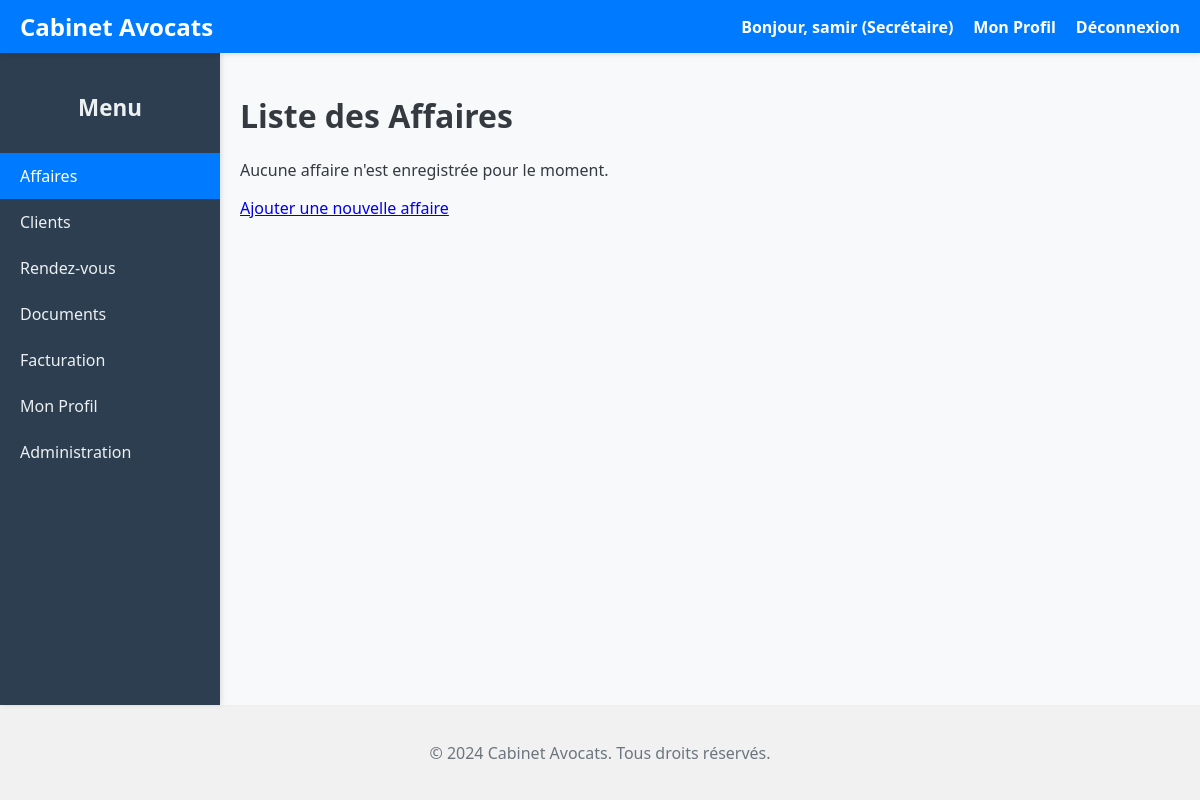
The app's page /affaires/ (signed in), older data.
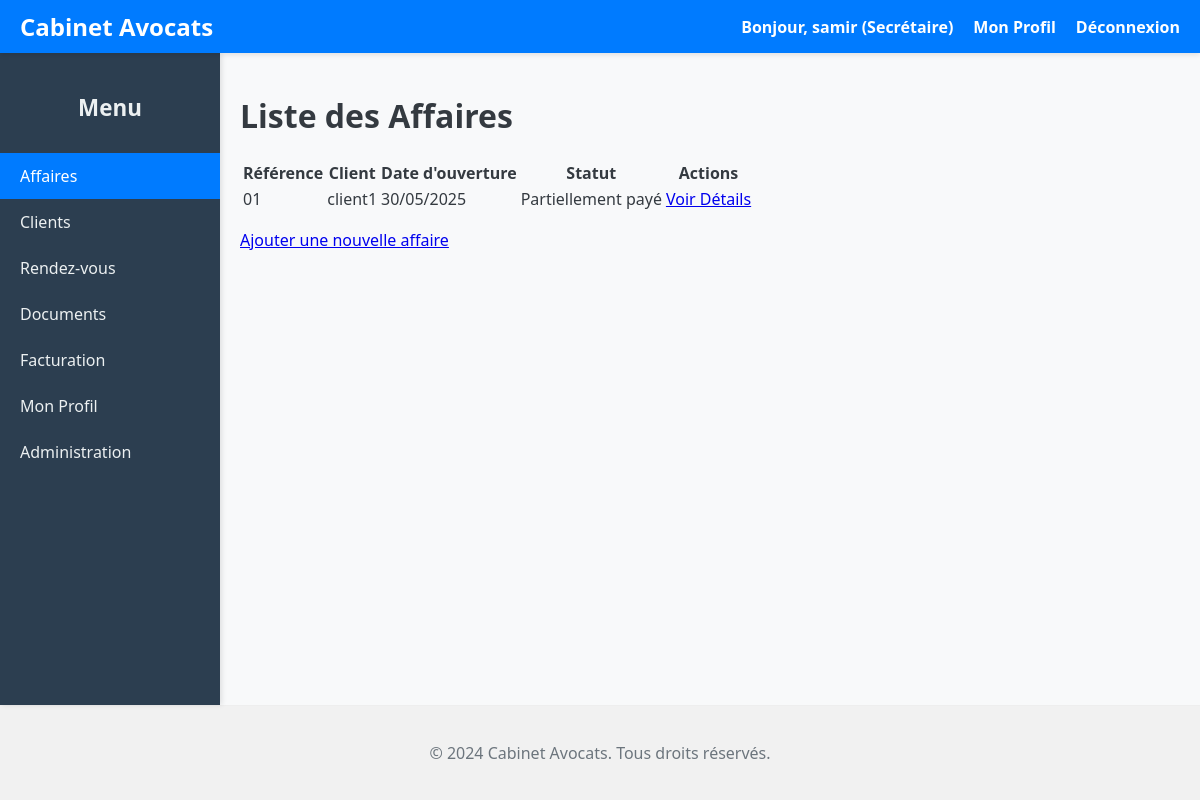
The same page, newer data.
### affaire/models.py (models this page shows, shortened)
class Affaire(models.Model):
    STATUT_CHOICES = [
        ('EN_ATTENTE', 'En attente'),
        ('PAYE', 'Payé'),
        ('PARTIELLEMENT_PAYE', 'Partiellement payé'),
        ('ANNULE', 'Annulé'),
        ('CLOTURE', 'Clôturé'),
    ]
    client = models.ForeignKey( Client, on_delete=models.CASCADE, verbose_name="Client associé", related_name="affaires")
    reference = models.CharField( max_length=50, unique=True, verbose_name="Référence de l'affaire")
    date_ouverture = models.DateField( verbose_name="Date d'ouverture", null=True, blank=True)
    statut = models.CharField( max_length=20, choices=STATUT_CHOICES, verbose_name="Statut de l'affaire", default='EN_ATTENTE')
    description = models.TextField( verbose_name="Description détaillée", blank=True )
    avocat_responsable = models.ForeignKey(
        Utilisateur,  # Utilisation de votre modèle personnalisé
        on_delete=models.SET_NULL,
        null=True,
        blank=True,
        verbose_name="Avocat responsable",
        related_name="affaires_en_charge",
        limit_choices_to={'role': 'AVOCAT'}  # Restreint le choix aux utilisateurs avec rôle AVOCAT
    )
    titre = models.CharField( max_length=200, verbose_name="Titre de l'affaire" )
    date_cloture = models.DateField( verbose_name="Date de clôture", null=True, blank=True )
    frais = models.DecimalField( max_digits=10, decimal_places=2, verbose_name="Frais juridiques", default=0.00, validators=[MinValueValidator(0)] )
    class Meta:
        verbose_name = "Affaire"
        verbose_name_plural = "Affaires"
        ordering = ['-date_ouverture']
        permissions = [
            ("changer_statut", "Peut modifier le statut des affaires"),
            ("voir_toutes_affaires", "Peut voir toutes les affaires (même celles des autres avocats)"),
        ]

### clients/models.py (models this page shows, shortened)
class Client(models.Model):
    nom = models.CharField(max_length=100)
    type_client = models.CharField(choices=[("PARTICULIER", "Particulier"), ("ENTREPRISE", "Entreprise")], max_length=20) # Ajout de max_length
    email = models.EmailField()
    telephone = models.CharField(max_length=20)
    adresse = models.TextField()
    date_creation = models.DateTimeField(auto_now_add=True)

### affaire/views.py (the view)
# urls.py: path('', views.liste_affaires, name='liste_affaires'),
@login_required
def liste_affaires(request):
    affaires = Affaire.objects.all().select_related('client') # Optimise la requête pour récupérer aussi le client
    context = {
        'affaires': affaires,
        'titre_page': "Liste des Affaires",
    }
    return render(request, 'affaire/liste_affaires.html', context)

### affaire/templates/affaire/liste_affaires.html (shortened to what this page needs)
{% extends "base.html" %}
{% block content %}
    <h1>{{ titre_page }}</h1>
    {% if affaires %}
        <table>
            <thead>
                <tr>
                    <th>Référence</th>
                    <th>Client</th>
                    <th>Date d'ouverture</th>
                    <th>Statut</th>
                    <th>Actions</th>
                </tr>
            </thead>
            <tbody>
                {% for affaire in affaires %}
                <tr>
                    <td>{{ affaire.reference }}</td>
                    <td>{{ affaire.client.nom }}</td>
                    <td>{{ affaire.date_ouverture|date:"d/m/Y" }}</td>
                    <td class="statut-{{ affaire.statut|lower }}">
                        {{ affaire.get_statut_display }}
                    </td>
                    <td>
                        <a href="{% url 'affaire:detail_affaire' pk=affaire.pk %}">Voir Détails</a>
                    </td>
                </tr>
                {% endfor %}
            </tbody>
        </table>
    {% else %}
        <p>Aucune affaire n'est enregistrée pour le moment.</p>
    {% endif %}
    <p><a href="{% url 'affaire:nouvelle_affaire' %}">Ajouter une nouvelle affaire</a></p>
{% endblock %}

Row changes from the older to the newer data that the page shows:
added Affaire: reference "01", client.nom "client1", date_ouverture "30/05/2025", statut "Partiellement payé"
Text that changed along with them:
text no longer shown: "Aucune affaire n'est enregistrée pour le moment."
text now shown: "Référence Client Date d'ouverture Statut Actions"
